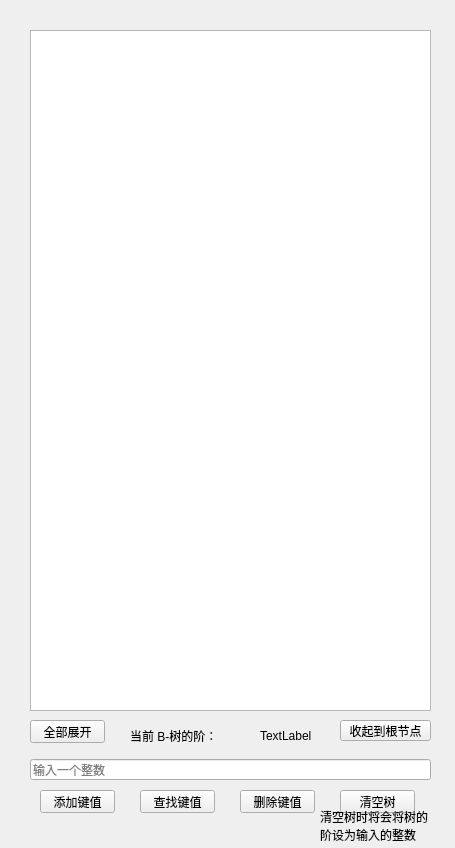
<?xml version="1.0" encoding="UTF-8"?>
<ui version="4.0">
 <class>MainWindow</class>
 <widget class="QMainWindow" name="MainWindow">
  <property name="geometry">
   <rect>
    <x>0</x>
    <y>0</y>
    <width>455</width>
    <height>848</height>
   </rect>
  </property>
  <property name="sizePolicy">
   <sizepolicy hsizetype="Fixed" vsizetype="Fixed">
    <horstretch>0</horstretch>
    <verstretch>0</verstretch>
   </sizepolicy>
  </property>
  <property name="windowTitle">
   <string>B-树演示</string>
  </property>
  <widget class="QWidget" name="centralWidget">
   <widget class="QTreeView" name="mainTreeView">
    <property name="geometry">
     <rect>
      <x>30</x>
      <y>30</y>
      <width>401</width>
      <height>681</height>
     </rect>
    </property>
    <property name="editTriggers">
     <set>QAbstractItemView::NoEditTriggers</set>
    </property>
   </widget>
   <widget class="QPushButton" name="buttonAdd">
    <property name="geometry">
     <rect>
      <x>40</x>
      <y>790</y>
      <width>75</width>
      <height>23</height>
     </rect>
    </property>
    <property name="text">
     <string>添加键值</string>
    </property>
   </widget>
   <widget class="QLineEdit" name="lineKeyword">
    <property name="geometry">
     <rect>
      <x>30</x>
      <y>759</y>
      <width>401</width>
      <height>21</height>
     </rect>
    </property>
    <property name="placeholderText">
     <string>输入一个整数</string>
    </property>
   </widget>
   <widget class="QPushButton" name="buttonRemove">
    <property name="geometry">
     <rect>
      <x>240</x>
      <y>790</y>
      <width>75</width>
      <height>23</height>
     </rect>
    </property>
    <property name="text">
     <string>删除键值</string>
    </property>
   </widget>
   <widget class="QPushButton" name="buttonExpand">
    <property name="geometry">
     <rect>
      <x>30</x>
      <y>720</y>
      <width>75</width>
      <height>23</height>
     </rect>
    </property>
    <property name="text">
     <string>全部展开</string>
    </property>
   </widget>
   <widget class="QPushButton" name="buttonCollapse">
    <property name="geometry">
     <rect>
      <x>340</x>
      <y>720</y>
      <width>91</width>
      <height>21</height>
     </rect>
    </property>
    <property name="text">
     <string>收起到根节点</string>
    </property>
   </widget>
   <widget class="QPushButton" name="buttonQuery">
    <property name="geometry">
     <rect>
      <x>140</x>
      <y>790</y>
      <width>75</width>
      <height>23</height>
     </rect>
    </property>
    <property name="text">
     <string>查找键值</string>
    </property>
   </widget>
   <widget class="QPushButton" name="buttonReset">
    <property name="geometry">
     <rect>
      <x>340</x>
      <y>790</y>
      <width>75</width>
      <height>23</height>
     </rect>
    </property>
    <property name="text">
     <string>清空树</string>
    </property>
   </widget>
   <widget class="QLabel" name="label">
    <property name="geometry">
     <rect>
      <x>320</x>
      <y>810</y>
      <width>111</width>
      <height>31</height>
     </rect>
    </property>
    <property name="text">
     <string>清空树时将会将树的阶设为输入的整数</string>
    </property>
    <property name="wordWrap">
     <bool>true</bool>
    </property>
   </widget>
   <widget class="QLabel" name="label_2">
    <property name="geometry">
     <rect>
      <x>130</x>
      <y>725</y>
      <width>91</width>
      <height>21</height>
     </rect>
    </property>
    <property name="text">
     <string>当前 B-树的阶：</string>
    </property>
   </widget>
   <widget class="QLabel" name="labelOrder">
    <property name="geometry">
     <rect>
      <x>260</x>
      <y>730</y>
      <width>54</width>
      <height>12</height>
     </rect>
    </property>
    <property name="text">
     <string>TextLabel</string>
    </property>
   </widget>
  </widget>
 </widget>
 <layoutdefault spacing="6" margin="11"/>
 <resources/>
 <connections/>
</ui>
